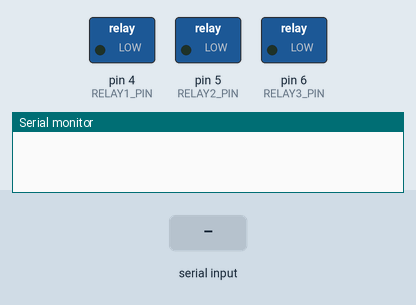
Bench run of a sketch on a simulated Arduino Mega 2560, built with avr-gcc and run on an emulated ATmega2560. Shown: switched loads named in the sketch (green lamp = pin HIGH), the last lines printed to the serial monitor. The inputs (shaded band) are chosen by the test bench.

Above: at 1.2 s.
1.3 s: "relay1_off\n" received over Serial
At 2.2 s:
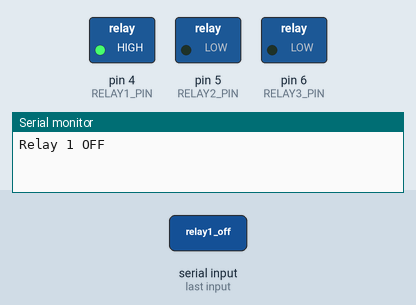
2.8 s: "relay2_off\n" received over Serial
At 3.3 s:
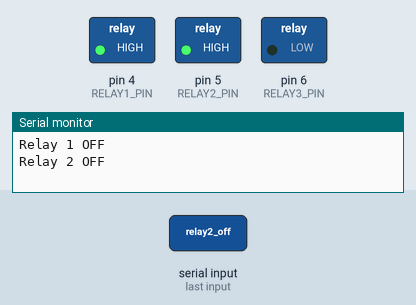
4.3 s: "relay1_on\n" received over Serial
At 5.5 s:
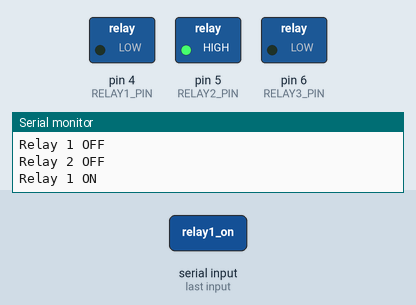
5.8 s: "relay3_off\n" received over Serial
At 6.8 s:
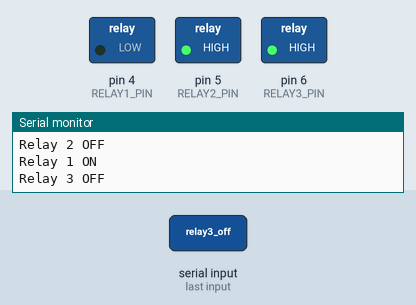
7.3 s: "relay2_on\n" received over Serial
At 8.0 s:
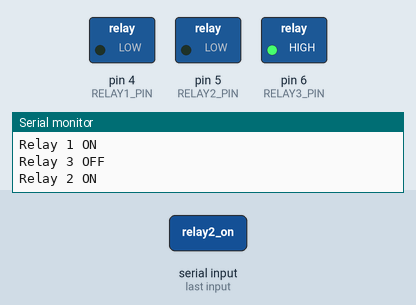
8.8 s: "relay3_on\n" received over Serial
At 9.1 s:
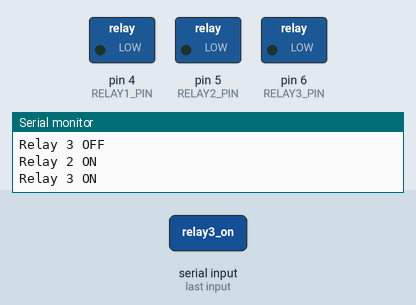
Timing chart, 0 to 11.3 s (numbered marks = the images above; inputs shaded):
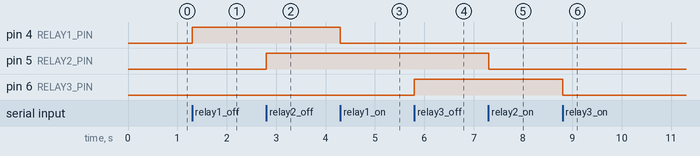

The sketch:

3in_relay.ino
```cpp
#define RELAY1_PIN 4
#define RELAY2_PIN 5
#define RELAY3_PIN 6
#define COINS_PULSE_PIN 2
#define BUZZER_PIN 12

void setup() {
  Serial.begin(115200);
  pinMode(RELAY1_PIN, OUTPUT);
  pinMode(RELAY2_PIN, OUTPUT);
  pinMode(RELAY3_PIN, OUTPUT);
  digitalWrite(RELAY1_PIN, LOW);
  digitalWrite(RELAY2_PIN, LOW);
  digitalWrite(RELAY3_PIN, LOW);
}

void loop() {
  if (Serial.available() > 0) {
    String cmd = Serial.readStringUntil('\n');
    cmd.trim();
    if (cmd == "relay1_on") {
      digitalWrite(RELAY1_PIN, LOW);
      Serial.println("Relay 1 ON");
    } else if (cmd == "relay1_off") {
      digitalWrite(RELAY1_PIN, HIGH);
      Serial.println("Relay 1 OFF");
    } else if (cmd == "relay2_on") {
      digitalWrite(RELAY2_PIN, LOW);
      Serial.println("Relay 2 ON");
    } else if (cmd == "relay2_off") {
      digitalWrite(RELAY2_PIN, HIGH);
      Serial.println("Relay 2 OFF");
    } else if (cmd == "relay3_on") {
      digitalWrite(RELAY3_PIN, LOW);
      Serial.println("Relay 3 ON");
    } else if (cmd == "relay3_off") {
      digitalWrite(RELAY3_PIN, HIGH);
      Serial.println("Relay 3 OFF");
    } else {
      Serial.println("Unknown command");
    }
  }
}

// unsigned long previousMillis = 0;
// const long interval = 1000; // 1 second

// void loop(){
//   unsigned long currentMillis = millis();
//   if (currentMillis - previousMillis >= interval) {
//     previousMillis = currentMillis;
//     digitalWrite(RELAY1_PIN, !digitalRead(RELAY1_PIN));
//     digitalWrite(RELAY2_PIN, !digitalRead(RELAY2_PIN));
//     digitalWrite(RELAY3_PIN, !digitalRead(RELAY3_PIN));
//   }

// }
```

Measured:
- after the input at 1.3 s, pin 4 (RELAY1_PIN): LOW → HIGH at once
- after the input at 2.8 s, pin 5 (RELAY2_PIN): LOW → HIGH at once
- after the input at 4.3 s, pin 4 (RELAY1_PIN): HIGH → LOW at once
- after the input at 5.8 s, pin 6 (RELAY3_PIN): LOW → HIGH at once
- after the input at 7.3 s, pin 5 (RELAY2_PIN): HIGH → LOW at once
- after the input at 8.8 s, pin 6 (RELAY3_PIN): HIGH → LOW at once
